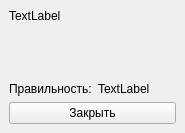
<?xml version="1.0" encoding="UTF-8"?>
<ui version="4.0">
 <class>StatsWindow</class>
 <widget class="QMainWindow" name="StatsWindow">
  <property name="geometry">
   <rect>
    <x>0</x>
    <y>0</y>
    <width>185</width>
    <height>133</height>
   </rect>
  </property>
  <property name="windowTitle">
   <string>MainWindow</string>
  </property>
  <widget class="QWidget" name="centralwidget">
   <layout class="QVBoxLayout" name="verticalLayout">
    <item>
     <widget class="QLabel" name="discriptionlabel">
      <property name="text">
       <string>TextLabel</string>
      </property>
     </widget>
    </item>
    <item>
     <spacer name="verticalSpacer">
      <property name="orientation">
       <enum>Qt::Vertical</enum>
      </property>
      <property name="sizeHint" stdset="0">
       <size>
        <width>20</width>
        <height>40</height>
       </size>
      </property>
     </spacer>
    </item>
    <item>
     <layout class="QHBoxLayout" name="horizontalLayout">
      <item>
       <widget class="QLabel" name="Privillabel">
        <property name="text">
         <string>Правильность:</string>
        </property>
       </widget>
      </item>
      <item>
       <widget class="QLabel" name="Schetlabel">
        <property name="text">
         <string>TextLabel</string>
        </property>
       </widget>
      </item>
     </layout>
    </item>
    <item>
     <widget class="QPushButton" name="closeButton">
      <property name="text">
       <string>Закрыть</string>
      </property>
     </widget>
    </item>
   </layout>
  </widget>
  <widget class="QMenuBar" name="menubar">
   <property name="geometry">
    <rect>
     <x>0</x>
     <y>0</y>
     <width>185</width>
     <height>21</height>
    </rect>
   </property>
  </widget>
 </widget>
 <resources/>
 <connections/>
</ui>
